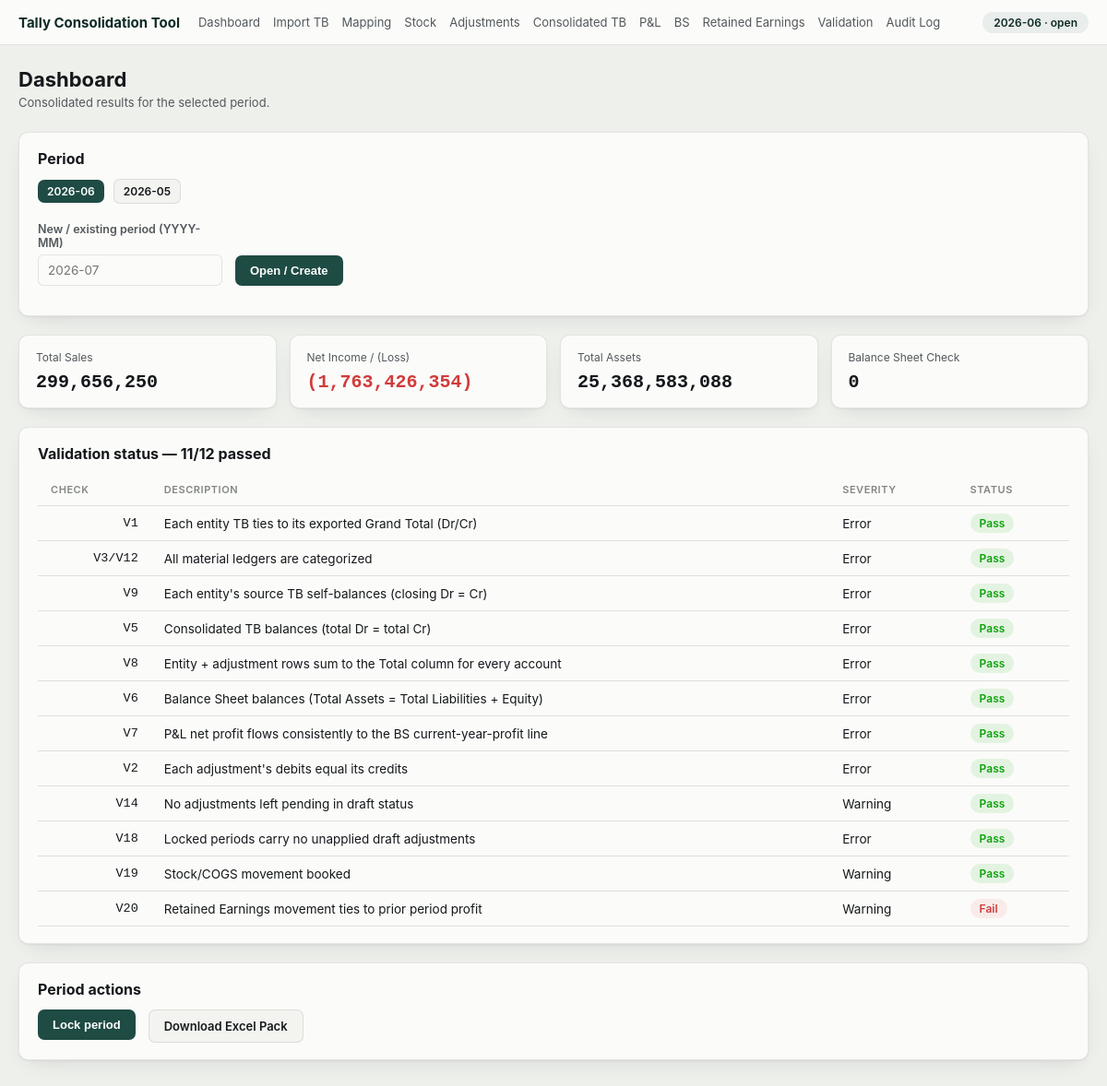
The page / on the database its author committed.
### tables this page shows
CREATE TABLE periods (
    period_id  INTEGER PRIMARY KEY AUTOINCREMENT,
    year       INTEGER NOT NULL,
    month      INTEGER NOT NULL,
    status     TEXT NOT NULL DEFAULT 'open' CHECK (status IN ('open', 'in_review', 'locked')),
    locked_at  TEXT,
    locked_by  TEXT, consolidated_at TEXT, consolidated_through_log_id INTEGER NOT NULL DEFAULT 0,
    UNIQUE (year, month)
);

### src/web/routes/dashboard.py (the view)
@router.get("/")
def dashboard(request: Request, period: str | None = None, conn: sqlite3.Connection = Depends(get_db)):
    periods = period_repo.list_all(conn)
    if period is None and periods:
        period = period_repo.as_str(periods[0])
    context = {
        "request": request,
        "periods": periods,
        "period_str": period,
        "has_period": period is not None,
    }
    if period is None:
        return templates.TemplateResponse(request, "dashboard.html", context)
    row = period_repo.get_by_str(conn, period)
    if row is None:
        return RedirectResponse(f"/?flash=No such period {period} yet&flash_kind=error", status_code=303)
    period_id = row["period_id"]
    context["period_status"] = row["status"]
    validations = run_all(conn, period_id)
    context["validations"] = validations
    context["all_pass"] = all(v.passed for v in validations if v.severity == "Error")
    has_data = conn.execute(
        "SELECT 1 FROM consolidated_tb WHERE period_id = ? AND source_type = 'total' LIMIT 1", (period_id,)
    ).fetchone()
    context["has_consolidated_data"] = bool(has_data)
    if has_data:
        pl_lines, net_income = compute_pl(conn, period_id)
        bs_lines, total_assets, total_le = compute_bs(conn, period_id)
        total_sales = next((l.value for l in pl_lines if l.label == "Total Sales"), 0.0)
        context.update({
            "total_sales": total_sales,
            "net_income": net_income,
            "total_assets": total_assets,
            "total_le": total_le,
            "bs_diff": total_assets - total_le,
        })
    return templates.TemplateResponse(request, "dashboard.html", context)

### src/web/templates/dashboard.html (shortened to what this page needs)
{% extends "base.html" %}
{% block content %}
<h1>Dashboard</h1>
<p class="subtitle">Consolidated results for the selected period.</p>
<div class="card">
  <h2>Period</h2>
  <div class="period-picker">
    {% for p in periods %}
      {% set pstr = "%04d-%02d"|format(p.year, p.month) %}
      <a class="btn {{ 'btn-secondary' if pstr != period_str else '' }} btn-sm" href="/?period={{ pstr }}">
        {{ pstr }} {% if p.status == 'locked' %}&#128274;{% endif %}
      </a>
    {% endfor %}
  </div>
  <form method="post" action="/periods/new" class="field-row">
    <div class="field" style="max-width:200px">
      <label for="period">New / existing period (YYYY-MM)</label>
      <input type="text" id="period" name="period" placeholder="2026-07" pattern="\d{4}-\d{2}" required>
    </div>
    <div class="field" style="align-self:flex-end">
      <button class="btn" type="submit">Open / Create</button>
    </div>
  </form>
</div>
{% if not has_period %}
  <p class="empty">No periods yet — create one above, then head to Import TB to get started.</p>
{% else %}
  {% if has_consolidated_data %}
  <div class="kpis">
    <div class="kpi">
      <p class="label">Total Sales</p>
      <p class="value num">{{ total_sales | idr }}</p>
    </div>
    <div class="kpi">
      <p class="label">Net Income / (Loss)</p>
      <p class="value num {{ 'neg' if net_income < 0 }}">{{ net_income | idr }}</p>
    </div>
    <div class="kpi">
      <p class="label">Total Assets</p>
      <p class="value num">{{ total_assets | idr }}</p>
    </div>
    <div class="kpi">
      <p class="label">Balance Sheet Check</p>
      <p class="value num {{ 'neg' if (bs_diff|abs) > 1 }}">{{ bs_diff | idr }}</p>
    </div>
  </div>
  {% else %}
    <p class="empty">No consolidated data yet for {{ period_str }} — import TBs, categorize ledgers, then Consolidate.</p>
  {% endif %}
  <div class="card">
    <h2>Validation status — {{ validations | selectattr('passed') | list | length }}/{{ validations | length }} passed</h2>
    <table>
      <thead><tr><th>Check</th><th>Description</th><th>Severity</th><th>Status</th></tr></thead>
      <tbody>
        {% for v in validations %}
        <tr>
          <td class="num">{{ v.check_id }}</td>
          <td>{{ v.description }}</td>
          <td>{{ v.severity }}</td>
          <td><span class="badge {{ 'badge-pass' if v.passed else 'badge-fail' }}">{{ 'Pass' if v.passed else 'Fail' }}</span></td>
        </tr>
        {% endfor %}
      </tbody>
    </table>
  </div>
  <div class="card">
    <h2>Period actions</h2>
    <div class="field-row">
      {% if period_status == 'locked' %}
        <form method="post" action="/periods/{{ period_str }}/unlock">
          <button class="btn btn-secondary" type="submit">Unlock period (admin override, logged)</button>
        </form>
      {% else %}
        <form method="post" action="/periods/{{ period_str }}/lock">
          <button class="btn" type="submit" {{ 'disabled' if not all_pass }}>Lock period</button>
        </form>
      {% endif %}
      <a class="btn btn-secondary" href="/periods/{{ period_str }}/export-pack">Download Excel Pack</a>
    </div>
  </div>
{% endif %}
{% endblock %}

### src/web/templates/base.html (shortened to what this page needs)
<!doctype html>
<html lang="en">
<head>
  <link rel="stylesheet" href="/static/style.css">
</head>
<body>
  <header class="topbar">
    <div class="topbar-inner">
      <a class="brand" href="/">Tally Consolidation Tool</a>
      {% if period_str %}
      <nav class="nav">
        <a href="/?period={{ period_str }}">Dashboard</a>
        <a href="/periods/{{ period_str }}/import">Import TB</a>
        <a href="/periods/{{ period_str }}/mapping">Mapping</a>
        <a href="/periods/{{ period_str }}/stock">Stock</a>
        <a href="/periods/{{ period_str }}/adjustments">Adjustments</a>
        <a href="/periods/{{ period_str }}/consolidated">Consolidated TB</a>
        <a href="/periods/{{ period_str }}/pl">P&amp;L</a>
        <a href="/periods/{{ period_str }}/bs">BS</a>
        <a href="/periods/{{ period_str }}/retained-earnings">Retained Earnings</a>
        <a href="/periods/{{ period_str }}/validation">Validation</a>
        <a href="/periods/{{ period_str }}/audit">Audit Log</a>
      </nav>
      <span class="period-badge">{{ period_str }}{% if period_status %} &middot; {{ period_status }}{% endif %}</span>
      {% endif %}
    </div>
  </header>
  <main class="page">
    {% block content %}{% endblock %}
  </main>
</body>
</html>

### src/web/static/style.css (style rules this page uses)
:root { --page: #EEF0EC; --surface: #FBFBF9; --surface-2: #F3F4F0; --ink: #14181B; --ink-2: #52585C; --muted: #82887F; --line: #DEE0D8; --border: rgba(20,24,27,0.10); --accent: #1E4B43; --accent-ink: #0E2B26; --accent-wash: rgba(30,75,67,0.08); --good: #0ca30c; --good-wash: rgba(12,163,12,0.10); --negative: #d03b3b; --negative-wash: rgba(208,59,59,0.08); --warn: #b8860b; --warn-wash: rgba(184,134,11,0.10); --shadow: 0 1px 2px rgba(20,24,27,0.05), 0 8px 24px -12px rgba(20,24,27,0.18); }
* { box-sizing: border-box; }
body { margin: 0; font-family: -apple-system, BlinkMacSystemFont, "Segoe UI", Roboto, sans-serif; background: var(--page); color: var(--ink); }
.num { font-family: ui-monospace, "SF Mono", "Cascadia Code", Consolas, monospace; font-variant-numeric: tabular-nums; }
.neg { color: var(--negative); }
.topbar { background: var(--surface); border-bottom: 1px solid var(--line); }
.topbar-inner { max-width: 1200px; margin: 0 auto; padding: 12px 20px; display: flex; align-items: center; gap: 20px; flex-wrap: wrap; }
.brand { font-weight: 700; color: var(--accent-ink); text-decoration: none; font-size: 15px; }
.nav { display: flex; gap: 14px; flex-wrap: wrap; flex: 1; }
.nav a { color: var(--ink-2); text-decoration: none; font-size: 13px; padding: 4px 0; }
.period-badge { font-size: 12px; color: var(--accent-ink); background: var(--accent-wash); border-radius: 999px; padding: 4px 12px; font-weight: 600; white-space: nowrap; }
.page { max-width: 1200px; margin: 0 auto; padding: 24px 20px 60px; }
h1 { font-size: 22px; margin: 0 0 4px; }
h2 { font-size: 16px; margin: 0 0 12px; }
.subtitle { color: var(--ink-2); font-size: 13px; margin: 0 0 24px; }
.card { background: var(--surface); border: 1px solid var(--border); border-radius: 10px; padding: 18px 20px; box-shadow: var(--shadow); margin-bottom: 20px; }
.kpis { display: grid; grid-template-columns: repeat(auto-fit, minmax(180px, 1fr)); gap: 14px; margin-bottom: 20px; }
.kpi { background: var(--surface); border: 1px solid var(--border); border-radius: 10px; padding: 16px 18px; box-shadow: var(--shadow); }
.kpi .label { font-size: 12px; color: var(--ink-2); margin: 0 0 8px; }
.kpi .value { font-size: 20px; font-weight: 600; margin: 0; }
table { width: 100%; border-collapse: collapse; font-size: 13.5px; }
th { text-align: left; font-size: 11px; letter-spacing: 0.05em; text-transform: uppercase; color: var(--muted); font-weight: 600; padding: 10px 14px; border-bottom: 1px solid var(--line); }
th.num-col, td.num { text-align: right; }
td { padding: 8px 14px; border-bottom: 1px solid var(--line); }
.badge { display: inline-flex; align-items: center; gap: 5px; font-size: 12px; font-weight: 600; padding: 3px 10px; border-radius: 999px; }
.badge-pass { background: var(--good-wash); color: var(--good); }
.badge-fail { background: var(--negative-wash); color: var(--negative); }
.btn { display: inline-block; background: var(--accent); color: #fff; border: none; border-radius: 7px; padding: 9px 16px; font-size: 13px; font-weight: 600; cursor: pointer; text-decoration: none; }
.btn-secondary { background: var(--surface-2); color: var(--ink); border: 1px solid var(--border); }
.btn-sm { padding: 5px 10px; font-size: 12px; }
label { display: block; font-size: 12.5px; color: var(--ink-2); margin: 0 0 5px; font-weight: 600; }
input[type=text], input[type=number], input[type=file], select, textarea { width: 100%; padding: 8px 10px; border: 1px solid var(--border); border-radius: 6px; font-size: 13.5px; background: var(--surface); color: var(--ink); font-family: inherit; }
.field { margin-bottom: 14px; }
.field-row { display: flex; gap: 14px; flex-wrap: wrap; }
.field-row > .field { flex: 1; min-width: 160px; }
.period-picker { display: flex; gap: 10px; align-items: center; flex-wrap: wrap; margin-bottom: 20px; }
.period-picker a { text-decoration: none; }

### rows shown on the page
periods: status "open", pstr "2026-06"
periods: pstr "2026-05"

### other values the page prints
{{ period_str }} "2026-06"
{{ total_sales | idr }} "299,656,250"
{{ net_income | idr }} "(1,763,426,354)"
{{ total_assets | idr }} "25,368,583,088"
{{ bs_diff | idr }} "0"
{{ validations | selectattr('passed') | list | length }} "11"
{{ validations | length }} "12"
{{ v.check_id }} "V1" "V3/V12" "V9" "V5" "V8" "V6" "V7" "V2" "V14" "V18" "V19" "V20"
{{ v.description }} "Each entity TB ties to its exported Grand Total (Dr/Cr)" "All material ledgers are categorized" "Each entity's source TB self-balances (closing Dr = Cr)" "Consolidated TB balances (total Dr = total Cr)" "Entity + adjustment rows sum to the Total column for every account" "Balance Sheet balances (Total Assets = Total Liabilities + Equity)" "P&L net profit flows consistently to the BS current-year-profit line" "Each adjustment's debits equal its credits" "No adjustments left pending in draft status" "Locked periods carry no unapplied draft adjustments" "Stock/COGS movement booked" "Retained Earnings movement ties to prior period profit"
{{ v.severity }} "Error" "Error" "Error" "Error" "Error" "Error" "Error" "Error" "Warning" "Error" "Warning" "Warning"
{{ 'Pass' if v.passed else 'Fail' }} "Pass" "Pass" "Pass" "Pass" "Pass" "Pass" "Pass" "Pass" "Pass" "Pass" "Pass" "Fail"
